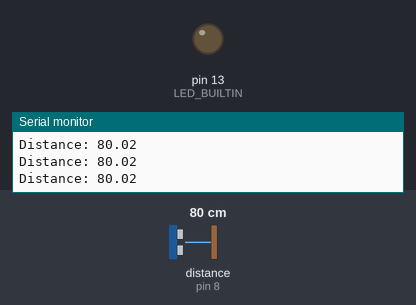
This sketch was run on a simulated Arduino Uno, built with avr-gcc and run on an emulated ATmega328P. On the bench: output pins drawn as LEDs (lit = HIGH), the last lines printed to the serial monitor. Wiring (inferred from the names in the program): ultrasonic range finder: trigger pin 7; echo pin 8. The test bench sets the inputs (shaded band); at power-on: distance to the obstacle (sensor on pin 8) 80 cm. The echo pulse lasts 58.3 µs per cm; pins used as bus, display or sensor lines are not drawn.

Above: at 1.2 s.
1.3 s: distance to the obstacle (sensor on pin 8) set to 11 cm
2.8 s: distance to the obstacle (sensor on pin 8) set to 8 cm
At 3.3 s:
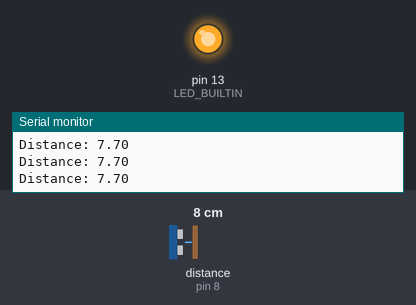
4.3 s: distance to the obstacle (sensor on pin 8) set to 18 cm
At 5.1 s:
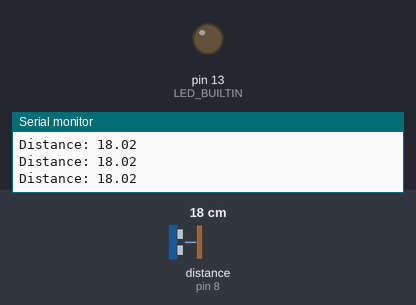
5.8 s: distance to the obstacle (sensor on pin 8) set to 2 cm
At 6.2 s:
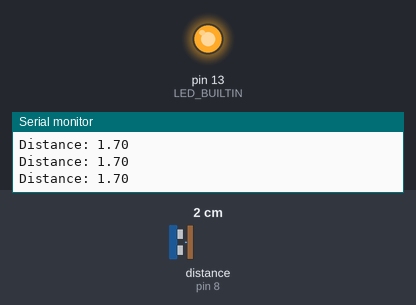
Timing chart, 0 to 8.3 s (numbered marks = the images above; inputs shaded):
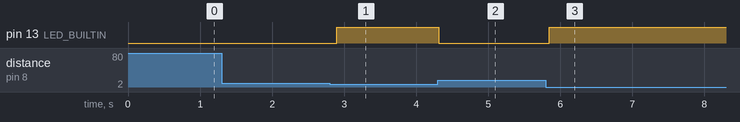

Measured:
- the behaviour switches between 10 and 9 cm on distance to the obstacle (sensor on pin 8) (found by bisection; images 0 and 1)
- after the input at 2.8 s, pin 13 (LED_BUILTIN): LOW → HIGH after 0.09 s
- after the input at 4.3 s, pin 13 (LED_BUILTIN): HIGH → LOW at once
- after the input at 5.8 s, pin 13 (LED_BUILTIN): LOW → HIGH at once

The sketch:

M1.T1P.ino
```cpp
const int trigPin = 7;
const int echoPin = 8;

float duration, distance;

void setup() {
  // put your setup code here, to run once:
  pinMode(LED_BUILTIN, OUTPUT);
  pinMode(trigPin, OUTPUT);
  pinMode(echoPin, INPUT);
  Serial.begin(9600);
}

void loop() {
  // put your main code here, to run repeatedly:
  delay(100);
  digitalWrite(trigPin, LOW);
  delayMicroseconds(2);
  digitalWrite(trigPin, HIGH);
  delayMicroseconds(10);
  digitalWrite(trigPin, LOW);

  duration = pulseIn(echoPin, HIGH);
  distance = (duration*.0343)/2;
  Serial.print("Distance: ");
  Serial.println(distance);

  if(distance <= 10)
  {
    digitalWrite(LED_BUILTIN, HIGH);
  }
  else
  {
    digitalWrite(LED_BUILTIN, LOW);
  }
}
```
